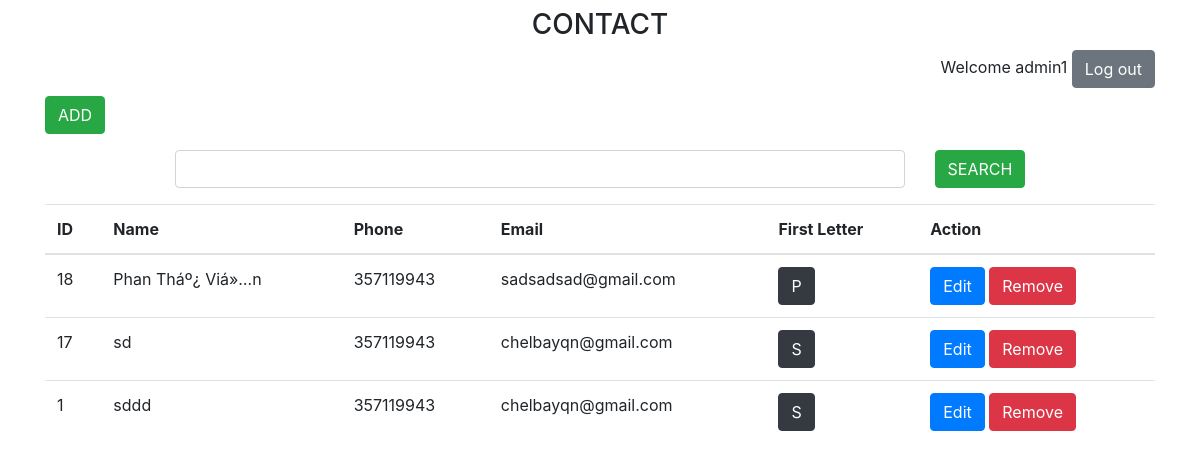
/index.php (signed in), run on the app's committed database.
### tables this page shows
CREATE TABLE `infos` (
  `id` int(11) NOT NULL,
  `namee` varchar(255) NOT NULL,
  `phone` varchar(255) NOT NULL,
  `email` varchar(255) NOT NULL
);

### index.php (the view, shortened to what this page needs)
<?php
$ignore = false;
$servername = "localhost";
$username = "root";
$password = "";
$dbname = "kiemtra";
$conn = new mysqli($servername, $username, $password, $dbname);
if(isset($ignore)){
  if($ignore == true){
  }else{
    $sql = "SELECT * FROM infos ORDER BY namee";
    $result = $conn->query($sql);
  }
}
?>
<!DOCTYPE html>
<html lang="en">
<head>
  <link rel="stylesheet" href="https://stackpath.bootstrapcdn.com/bootstrap/4.3.1/css/bootstrap.min.css">
</head>
<body>
  <div class="container">
    <h3 class="my-2 text-center">CONTACT</h3>
    <div class="text-right">
      <span>Welcome <?php echo $_SESSION['user']; ?></span>
      <a href="javascript:void(0)" class="btn btn-secondary btn-logout">
        <span>Log out</span>
      </a>
    </div>
    <a href="javascript:void(0)" class="btn btn-success btn-add my-2">
      <span>ADD</span>
    </a>
    <div class="my-2">
      <form action="index.php" method="get">
        <div class="form-group row justify-content-center">
            <div class="col-sm-8">
              <input type="text" name="q" class="form-control">
            </div>
            <div class="col-sm-auto">
              <input type="submit" name="submit-search" value="SEARCH" class="btn btn-success">
            </div>
        </div>
      </form>
    </div>
    <table id="tableData" class="table my-2">
      <thead>
        <tr>
          <th>ID</th>
          <th>Name</th>
          <th>Phone</th>
          <th>Email</th>
          <th>First Letter</th>
          <th>Action</th>
        </tr>
      </thead>
      <tbody>
      <?php if($result->num_rows > 0) : ?>
        <?php foreach($result as $row) : ?>
          <tr letter="<?php echo strtoupper(substr($row['namee'], 0, 1)); ?>">
            <td><?php echo $row['id']; ?></td>
            <td><?php echo $row['namee']; ?></td>
            <td><?php echo $row['phone']; ?></td>
            <td><?php echo $row['email']; ?></td>
            <td><a href="javascript:void(0)" letter="<?php echo strtoupper(substr($row['namee'], 0, 1)); ?>" class="btn btn-dark btn-letter"><?php echo strtoupper(substr($row['namee'], 0, 1)); ?></a></td>
            <td>
              <a href="javascript:void(0)" class="btn btn-primary btn-edit">
                <span>Edit</span>
              </a>
              <a href="javascript:void(0)" class="btn btn-danger btn-delete">
                <span>Remove</span>
              </a>
            </td>
          </tr>
        <?php endforeach ?>
      <?php endif ?>
      </tbody>
    </table>
  </div>
</body>
</html>

### data on the page
infos: id "18", namee "Phan Tháº¿ Viá»…n", phone "357119943", email "sadsadsad@gmail.com", namee "P"
infos: id "17", namee "sd", phone "357119943", email "chelbayqn@gmail.com", namee "S"
infos: id "1", namee "sddd", phone "357119943", email "chelbayqn@gmail.com", namee "S"

### other printed values
$_SESSION['user'] "admin1"
